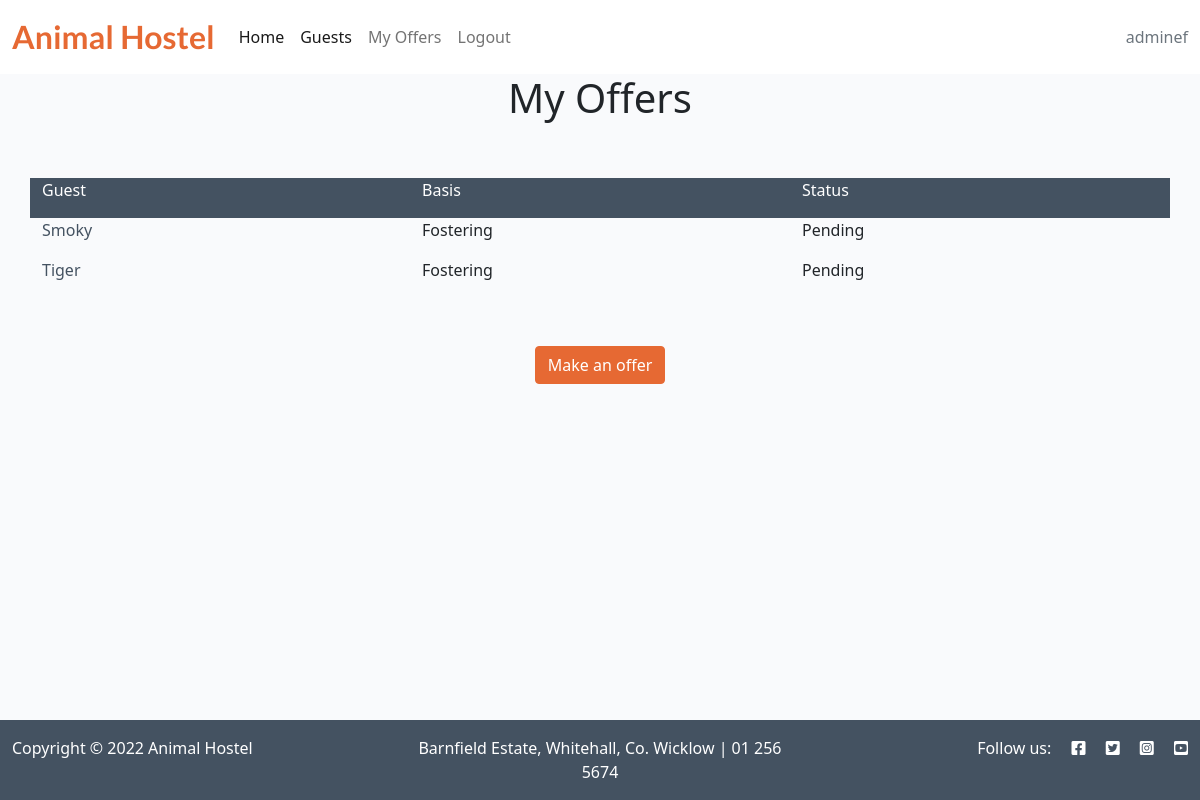
Screenshot of /offers/ (signed in) with the database file from the repository.
### home_animals/models.py (models this page shows, shortened)
class Offer(models.Model):
    slug = models.SlugField(max_length=200, unique=True)
    animal = models.ForeignKey(Animal, on_delete=models.CASCADE,
                               related_name="home_animals_animal")
    user = models.ForeignKey(User, on_delete=models.CASCADE,
                             related_name="home_animals_user")
    ADOPTION = 'A'
    FOSTERING = 'F'
    OFFER_CHOICES = [
        (ADOPTION, 'Adoption'),
        (FOSTERING, 'Fostering'),
    ]
    basis = models.CharField(
        max_length=1,
        choices=OFFER_CHOICES)
    pitch = models.TextField()
    weeks = models.IntegerField(null=True, blank=True)
    APPROVED = 'A'
    PENDING = 'P'
    REJECTED = 'R'
    STATUS_CHOICES = [
        (APPROVED, 'Aproved'),
        (PENDING, 'Pending'),
        (REJECTED, 'Rejected'),
    ]
    status = models.CharField(
        max_length=1,
        choices=STATUS_CHOICES)
    class Meta:
        ordering = ['animal']

class Animal(models.Model):
    name = models.CharField(max_length=200, unique=True)
    slug = models.SlugField(max_length=200, unique=True)
    type = models.ForeignKey(AnimalType, on_delete=models.CASCADE,
                             related_name="home_animals_animals")
    description = models.TextField()
    image = CloudinaryField('image', default='placeholder')
    slogan = models.TextField(blank=True)
    class Meta:
        ordering = ['name']
    def __str__(self):
        return str(self.name)

### home_animals/views.py (the view)
# urls.py: path('offers/', views.OffersList.as_view(), name='offers'),
class OffersList(View):
    def get(self, request):
        offers = Offer.objects.order_by('slug')
        return render(
            request,
            'pages/offers.html',
            {
                'offers': offers,
            }
        )

### templates/pages/offers.html
{% extends "base.html" %}
{% block content %}
<div class="container">
    <div class="row">
        <div class="col-12 mt">
            <a id="offers">
                <h1 class="text-center">My Offers</h1>
            </a>
        </div>
    </div>
    <div class="row offers-list" >
        <div class="col-4">
            <div>
                <p>Guest</p>
            </div>
        </div>
        <div class="col-4">
            <div>
                <p>Basis</p>
            </div>
        </div>
        <div class="col-4">
            <div>
                <p>Status</p>
            </div>
        </div>
    </div>
    <div>
        {% for offer in offers %}
        {% if offer.user == user %}
        {% include "components/offer.html" %}
        {% endif %}
        {% endfor %}
    </div>
    <div class="row text-center mt-5 mb-5">
        <div class="col-12">
            <a class="btn btn-primary" href="{% url 'add_offer' %}" role="button">Make an offer</a>
        </div>
    </div>
</div>
{%endblock%}

### templates/layout/navbar.html (shortened to what this page needs)
<nav class="navbar navbar-expand-lg navbar-light bg-white">
    <div class="container-fluid">
        <a class="navbar-brand" href="{% url 'home' %}"><span class="brand orange-font">Animal Hostel</span></a>
        <div class="collapse navbar-collapse" id="navbarText">
            <ul class="navbar-nav me-auto mb-2 mb-lg-0">
                <li class="nav-item">
                    <a class="nav-link active" aria-current="page" href="{% url 'home' %}">Home</a>
                </li>
                <li class="nav-item">
                    <a class="nav-link active" aria-current="page" href="{% url 'home' %}#guests">Guests</a>
                </li>
                {% if user.is_authenticated %}
                <li class="nav-item">
                    <a class="nav-link" href="{% url 'offers' %}">My Offers</a>
                </li>
                <li class="nav-item">
                    <a class="nav-link" href="{% url 'account_logout' %}">Logout</a>
                </li>
                {% endif %}
            </ul>
            {% if user.is_authenticated %}
            <span class="navbar-text text-muted">
                {{ user.username }}
            </span>
            {% else %}
            <span class="navbar-text text-muted">
                homes for our furry friends
            </span>
            {% endif %}
        </div>
    </div>
</nav>

### templates/components/offer.html
<div class="row">
    <div class="col-4">
        <div>
            <p>
                <a href="#" class="guest-link">
                    {{ offer.animal }}
                </a>
            </p>
        </div>
    </div>
    <div class="col-4">
        <div>
            <p>
                {% if offer.basis == 'A' %}
                {{ 'Adoption' }}
                {% else %}
                {{ 'Fostering' }}
                {% endif %}
            </p>
        </div>
    </div>
    <div class="col-4">
        <div>
            <p>
                {% if offer.status == 'P' %}
                {{ 'Pending' }}
                {% elif offer.status == 'A' %}
                {{ 'Approved' }}
                {% else %}
                {{ 'Rejected' }}
                {% endif %}
            </p>
        </div>
    </div>
</div>

### static/css/style.css (style rules this page uses)
:root { --orange: #e66933; --dark-grey: #445261; --light-grey: #F9FAFC; --white: #fff; }
body { background-color: var(--light-grey); }
.brand { font-family: "Lato", sans-serif; font-size: 2rem; font-weight: 700; color: var(--dark-grey); }
.orange-font { color: var(--orange); }
.main-bg { background-color: var(--light-grey); }
.guest-link { text-decoration: none; color: #445261; }
.offers-list { margin-top: 3rem; background-color: var(--dark-grey); color: var(--white); }
.btn-primary { background-color: var(--orange) ; border-color: var(--orange); }

### rows the page displays
Offer: animal "Smoky", value "Fostering", value "Pending"
Offer: animal "Tiger", value "Fostering", value "Pending"

### other values shown
{{ user.username }} "adminef"
